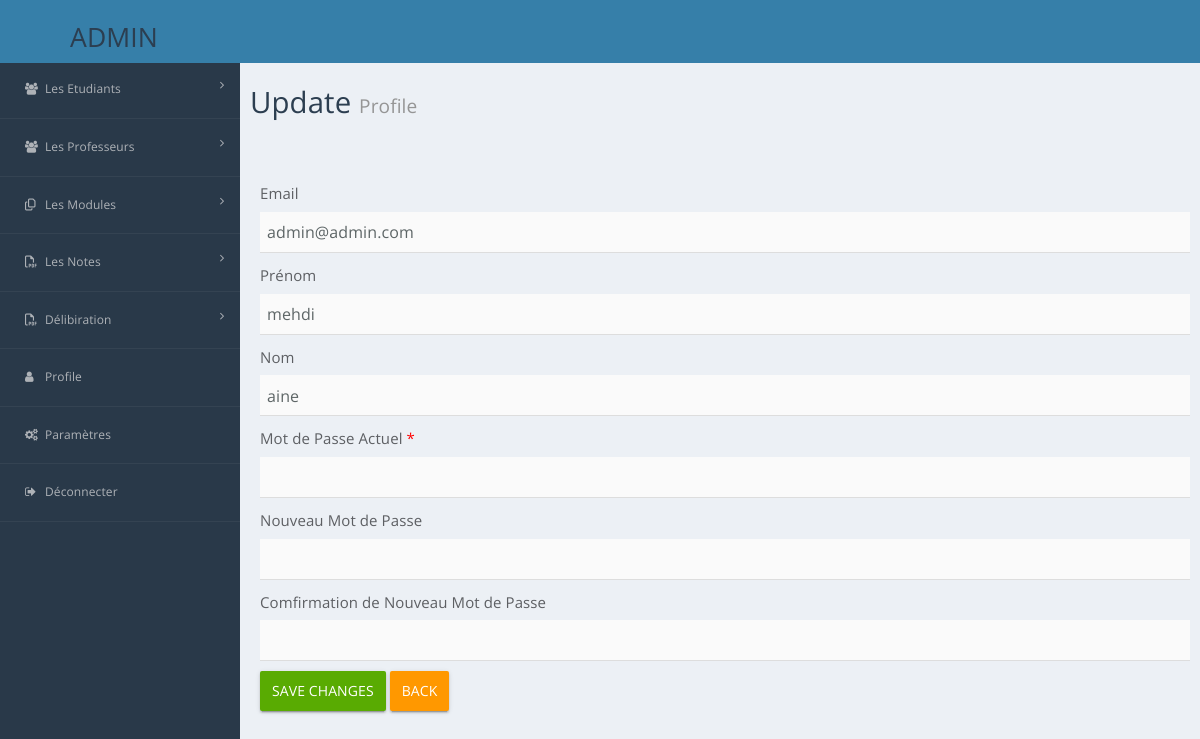
/settings.php (signed in), run on the app's committed database.
### tables this page shows
create table users(
id_user int not null auto_increment primary key,
nom varchar(25) not null, 
prenom varchar(25) not null,
username varchar(25) not null,
password varchar(25) not null
);

### controllers/DAO.php (called while the page is built, shortened)
<?php
class DAO{
	public function connexion(){
		$pdo = new PDO('mysql:host=127.0.0.1;dbname=gestionetud','root','20192020');
		return $pdo;
	}
	public function GetUser($username){
		$bdd=$this->connexion();
		$reponse=$bdd->prepare("SELECT * from users where username= ?");
		$reponse->execute([$username]);
		$lst=[];
		while($ligne=$reponse->fetch()){
			 $lst[]=[$ligne[0],$ligne[1],$ligne[2],$ligne[3],$ligne[4]];
	   }
		return $lst;
	}
}
?>

### settings.php (the view, shortened to what this page needs)
<?php
include("controllers/DAO.php");
$dao=new DAO();
if( !isset($_SESSION['nono']) && !$dao->User($nono) ){
	header("location:into.php?erreur=1");
	die();
}
else{
    $nono=$_SESSION['nono'];
}
?>
<!DOCTYPE html>
<html lang="en">
<head>
    <link rel='stylesheet prefetch' href='http://ajax.googleapis.com/ajax/libs/jqueryui/1.11.2/themes/smoothness/jquery-ui.css'>
    <link rel="stylesheet" href="css/bootstrap.min.css">
</head>
<body>
    <?php include('models/sidemenubar.php');?>
    <div class="Main">
<div class="content-wrapper">
  <section class="content-header">
    <h1>
    Update
      <small>Profile</small>
    </h1>
  </section>
  <section class="content">
      <div class="col-md-12 col-xs-12">
        <div class="box">
        <br><br>
          <?php
          $user = $dao->GetUser($nono);
          foreach($user as $u)
          {
          echo'<form role="form" action="controllers/UpdateUser.php" method="post" enctype="multipart/form-data">
                            <div class="box-body" style=" font-size:15px;">
                              <div class="form-group">
                                <label for="email">Email</label>
                                <input type="text" value="'.$u[3].'" class="form-control" id="email" name="email" autocomplete="off" >
                              </div>
                              <div class="form-group">
                                  <label for="fname">Prénom</label>
                                  <input type="text" value="'.$u[1].'" class="form-control" id="fname" name="fname" >
                              </div>
                              <div class="form-group">
                                  <label for="lname">Nom</label>
                                  <input type="text" value="'.$u[2].'" class="form-control" id="lname" name="lname" >
                              </div>
                              <div class="form-group">
                                  <label for="password">Mot de Passe Actuel <span style="color:red;">*</span></label>
                                  <input type="password" class="form-control" id="password" name="password" required>
                              </div>
                              <div class="form-group">
                                  <label for="npassword">Nouveau Mot de Passe</label>
                                  <input type="password" class="form-control" id="npassword"  name="npassword" >
                              </div>
                              <div class="form-group">
                                  <label for="cnpassword">Comfirmation de Nouveau Mot de Passe</label>
                                  <input type="password" class="form-control" id="cnpassword" name="cnpassword" >
                              </div>
                            </div>
                            <div class="box-footer">
                              <button type="submit" class="btn btn-primary">Save Changes</button>
                              <a href="profile.php" class="btn btn-warning">Back</a>
                            </div>
                          </form>';
                        }
                        ?>
        </div>
      </div>
  </section>
</div>
</div>
</body>
</html>

### models/sidemenubar.php (style rules this page uses)
body { background-color: #ECF0F5; color: #5D5F63; font-family: 'Open Sans', sans-serif; padding: 0; margin: 0; text-rendering: optimizeLegibility; -webkit-font-smoothing: antialiased; }
.Main { margin-left: 250px; }

### data on the page
users: email "admin@admin.com", fname "mehdi", lname "aine"
